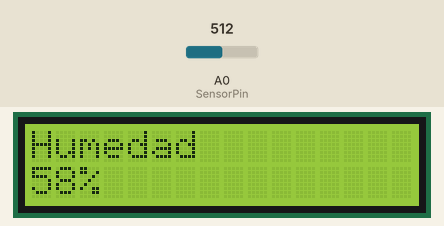
Bench run of a sketch on a simulated Arduino Uno, built with avr-gcc and run on an emulated ATmega328P. Shown: 16×2 character LCD. Inputs (shaded band) come from the test bench; at power-on: A0 (SensorPin) = 512.

Above: at 1.2 s.
1.3 s: A0 (SensorPin) set to 716
At 3.1 s:
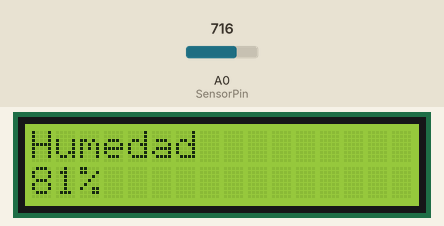
3.5 s: A0 (SensorPin) set to 900
At 5.0 s:
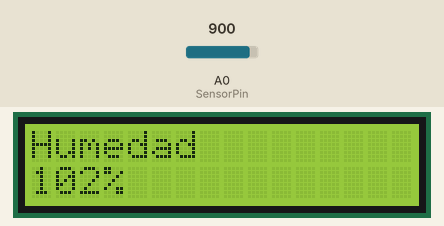
5.5 s: A0 (SensorPin) set to 1023
At 6.9 s:
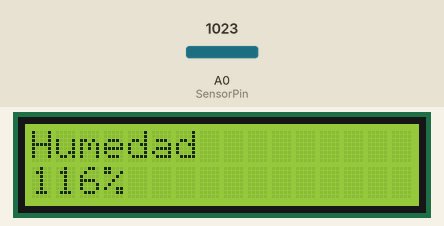
Timing chart, 0 to 8.5 s (numbered marks = the images above; inputs shaded):
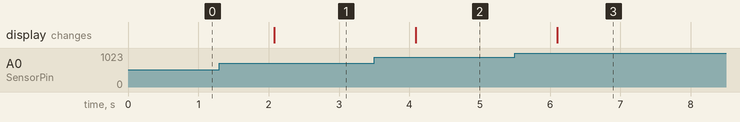

Measured:
- after the input at 1.3 s, the display: changes after 0.78 s (image 1)
- after the input at 3.5 s, the display: changes after 0.59 s (image 2)
- after the input at 5.5 s, the display: changes after 0.60 s (image 3)

The sketch:

SENSOR_HUMEDAD_SUELO.ino
```cpp
#include <LiquidCrystal.h> /* Incluir biblioteca del LCD*/
LiquidCrystal lcd (12, 11, 5, 4, 3, 2);  /*pines para el lcd 12,11,5,4,3,2 */
int SensorPin = A0; /* Declaramos la entrada para lo que será la entrada analógica A0 la                                                            Nombraremos "SensorPin"*/
int Suelo = 0;

void setup() {
lcd.begin (16, 2); /*columnas y filas de lcd */
lcd.print("Humedad"); /* Titulo a mostrar */
Serial.begin(9600); /* Iniciamos el puerto serie , de esta forma podemos visualizar las lecturas en el monitor serie*/
}
void loop() {
lcd.clear();
int Suelo = analogRead(SensorPin);           //asignar los valores//
 /* Rango de medición */
Suelo = map (Suelo, 0, 876, 0,100);       /*  valores porcentuales dentro del rango */
lcd.setCursor (0, 0);
lcd.print("Humedad"); /* Titulo a mostrar */
lcd.setCursor (0, 1);                                /* Posición inicial del texto*/
lcd.print(Suelo + String("%"));                                     //Mostrar números finales//                                     //imprimir el símbolo de porcentaje al final//
delay(1000);                                          //Espere segundos 0,1//
lcd.print("");                                          //Limpie los caracteres adicionales//
delay(1);
}
```
